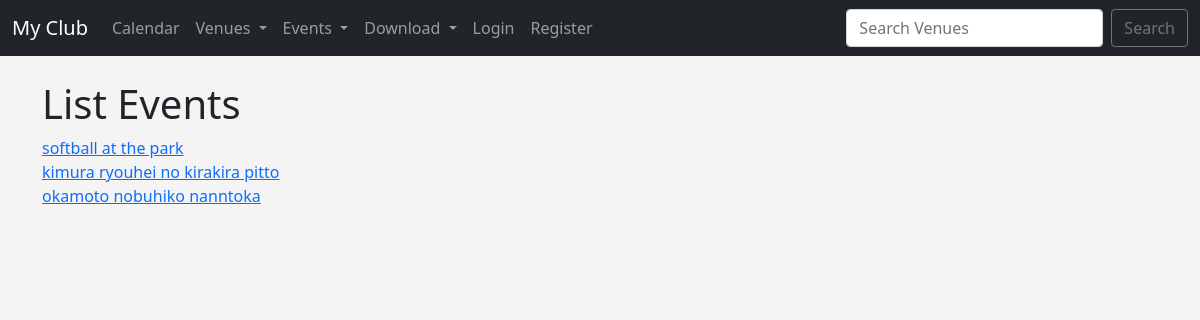
The page /venue_events/1 on the database as committed earlier.
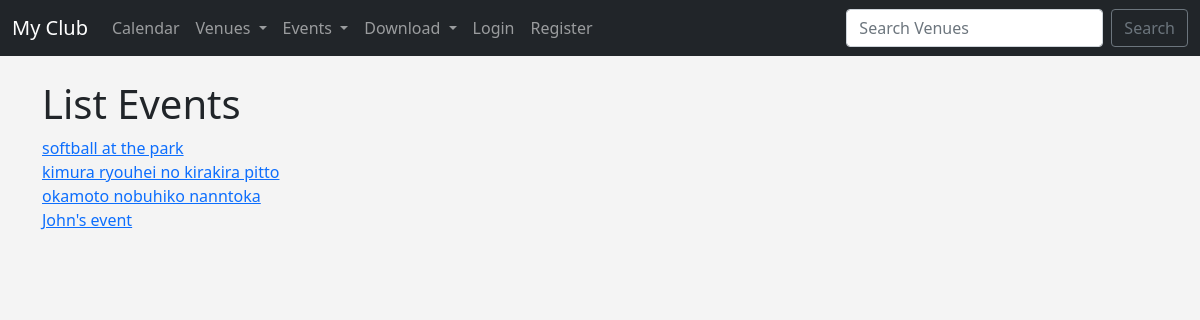
The same page on the database as committed later.
### events/models.py (models this page shows, shortened)
class Event(models.Model):
	name = models.CharField('Event Name', max_length=120)
	event_date = models.DateTimeField('Events Date')
	venue = models.ForeignKey(Venue, blank=True, null=True, on_delete=models.CASCADE)
	manager = models.ForeignKey(User, blank=True, null=True, on_delete=models.SET_NULL)
	description = models.CharField(blank=True, max_length=120)
	attendees = models.ManyToManyField(MyClubUser, blank=True)
	approved = models.BooleanField("Approved", default=False)
	def __str__(self):
		return self.name

### events/views.py (the view)
# urls.py: path('venue_events/<venue_id>', views.venue_events, name='venue-events'),
def venue_events(request, venue_id):
	venue = Venue.objects.get(id=venue_id)
	events = venue.event_set.all()
	if events:
		return render(request, 'events/venue_events.html', {
			'events': events
			})
	else:
		messages.success(request, ("That Venue Has No Events at This Time! "))
		return redirect('admin-approval')

### events/templates/events/venue_events.html
{% extends 'events/base.html' %}
{% block content %}
<h1>List Events</h1>
{% for event in events %}
  <a href="{% url 'show-event' event.id %}">{{ event }}
  <br/>
{% endfor %}
{% endblock %}

Rows that differ between the two databases and show on the page:
added Event: name "John's event"
